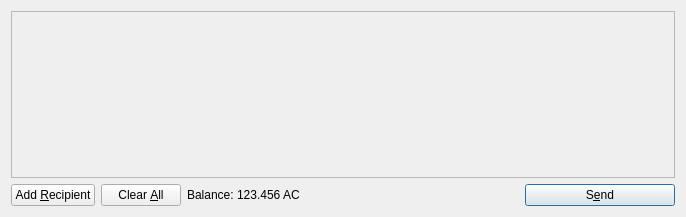
<?xml version="1.0" encoding="UTF-8"?>
<ui version="4.0">
 <class>SendCoinsDialog</class>
 <widget class="QDialog" name="SendCoinsDialog">
  <property name="geometry">
   <rect>
    <x>0</x>
    <y>0</y>
    <width>686</width>
    <height>217</height>
   </rect>
  </property>
  <property name="windowTitle">
   <string>Send Coins</string>
  </property>
  <layout class="QVBoxLayout" name="verticalLayout">
   <item>
    <widget class="QScrollArea" name="scrollArea">
     <property name="widgetResizable">
      <bool>true</bool>
     </property>
     <widget class="QWidget" name="scrollAreaWidgetContents">
      <property name="geometry">
       <rect>
        <x>0</x>
        <y>0</y>
        <width>666</width>
        <height>165</height>
       </rect>
      </property>
      <layout class="QVBoxLayout" name="verticalLayout_2">
       <property name="margin">
        <number>0</number>
       </property>
       <item>
        <layout class="QVBoxLayout" name="entries">
         <property name="spacing">
          <number>6</number>
         </property>
        </layout>
       </item>
       <item>
        <spacer name="verticalSpacer">
         <property name="orientation">
          <enum>Qt::Vertical</enum>
         </property>
         <property name="sizeHint" stdset="0">
          <size>
           <width>20</width>
           <height>40</height>
          </size>
         </property>
        </spacer>
       </item>
      </layout>
     </widget>
    </widget>
   </item>
   <item>
    <layout class="QHBoxLayout" name="horizontalLayout">
     <item>
      <widget class="QPushButton" name="addButton">
       <property name="toolTip">
        <string>Send to multiple recipients at once</string>
       </property>
       <property name="text">
        <string>Add &amp;Recipient</string>
       </property>
       <property name="icon">
        <iconset resource="../bitcoin.qrc">
         <normaloff>:/icons/add</normaloff>:/icons/add</iconset>
       </property>
       <property name="autoDefault">
        <bool>false</bool>
       </property>
      </widget>
     </item>
     <item>
      <widget class="QPushButton" name="clearButton">
       <property name="sizePolicy">
        <sizepolicy hsizetype="Minimum" vsizetype="Fixed">
         <horstretch>0</horstretch>
         <verstretch>0</verstretch>
        </sizepolicy>
       </property>
       <property name="toolTip">
        <string>Remove all transaction fields</string>
       </property>
       <property name="text">
        <string>Clear &amp;All</string>
       </property>
       <property name="icon">
        <iconset resource="../bitcoin.qrc">
         <normaloff>:/icons/remove</normaloff>:/icons/remove</iconset>
       </property>
       <property name="autoRepeatDelay">
        <number>300</number>
       </property>
       <property name="autoDefault">
        <bool>false</bool>
       </property>
      </widget>
     </item>
     <item>
      <layout class="QHBoxLayout" name="horizontalLayout_2">
       <property name="spacing">
        <number>3</number>
       </property>
       <item>
        <widget class="QLabel" name="label">
         <property name="text">
          <string>Balance:</string>
         </property>
        </widget>
       </item>
       <item>
        <widget class="QLabel" name="labelBalance">
         <property name="cursor">
          <cursorShape>IBeamCursor</cursorShape>
         </property>
         <property name="text">
          <string>123.456 AC</string>
         </property>
         <property name="textInteractionFlags">
          <set>Qt::LinksAccessibleByMouse|Qt::TextSelectableByKeyboard|Qt::TextSelectableByMouse</set>
         </property>
        </widget>
       </item>
      </layout>
     </item>
     <item>
      <spacer name="horizontalSpacer">
       <property name="orientation">
        <enum>Qt::Horizontal</enum>
       </property>
       <property name="sizeHint" stdset="0">
        <size>
         <width>40</width>
         <height>20</height>
        </size>
       </property>
      </spacer>
     </item>
     <item>
      <widget class="QPushButton" name="sendButton">
       <property name="minimumSize">
        <size>
         <width>150</width>
         <height>0</height>
        </size>
       </property>
       <property name="toolTip">
        <string>Confirm the send action</string>
       </property>
       <property name="text">
        <string>S&amp;end</string>
       </property>
       <property name="icon">
        <iconset resource="../bitcoin.qrc">
         <normaloff>:/icons/send</normaloff>:/icons/send</iconset>
       </property>
       <property name="default">
        <bool>true</bool>
       </property>
      </widget>
     </item>
    </layout>
   </item>
  </layout>
 </widget>
 <resources>
  <include location="../bitcoin.qrc"/>
 </resources>
 <connections/>
</ui>
